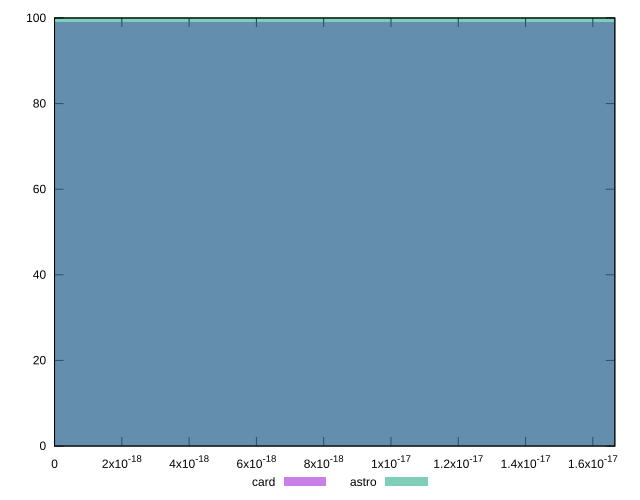

Here is the gnuplot script that generated this plot:
reset

$card <<EOF
0 99
EOF

$astro <<EOF
0 100
EOF

set key outside below
set boxwidth 0.1
set xrange [0:1.6653345369377347e-17]
set yrange [0:100]
set trange [0:100]
set style fill transparent solid 0.5 noborder
set terminal svg size 640, 500 enhanced background rgb 'white'
set output "reports/report_00030_2021-02-24T20-42-31.540Z/meta/score-difference/comparison/histogram/2_vs_3.svg"

plot $card title "card" with boxes, \
     $astro title "astro" with boxes

reset
